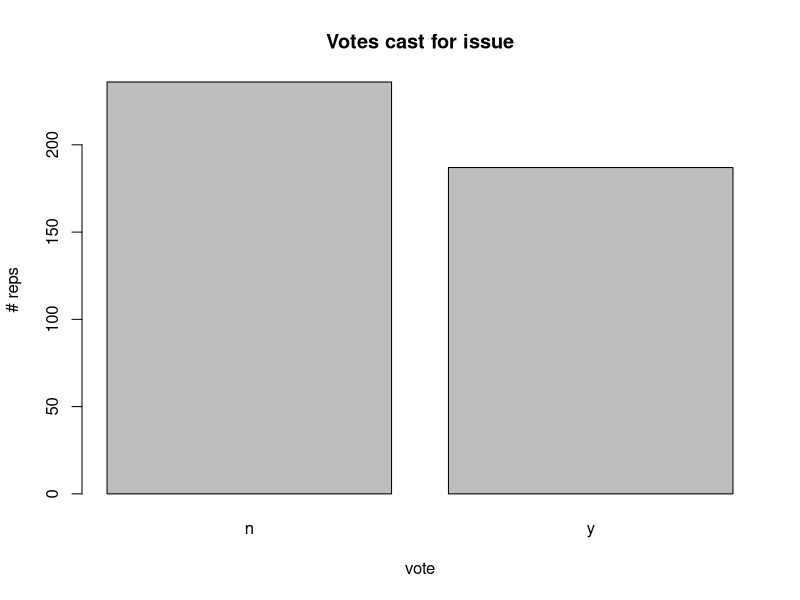
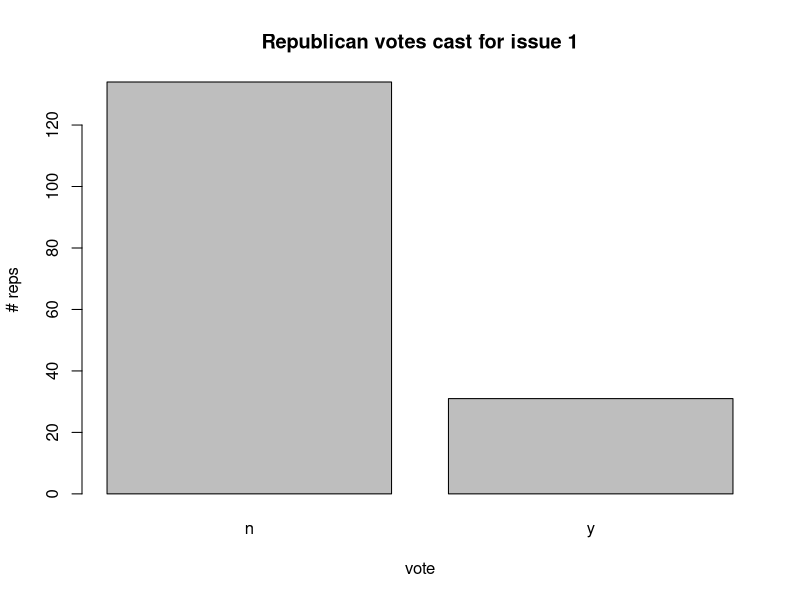
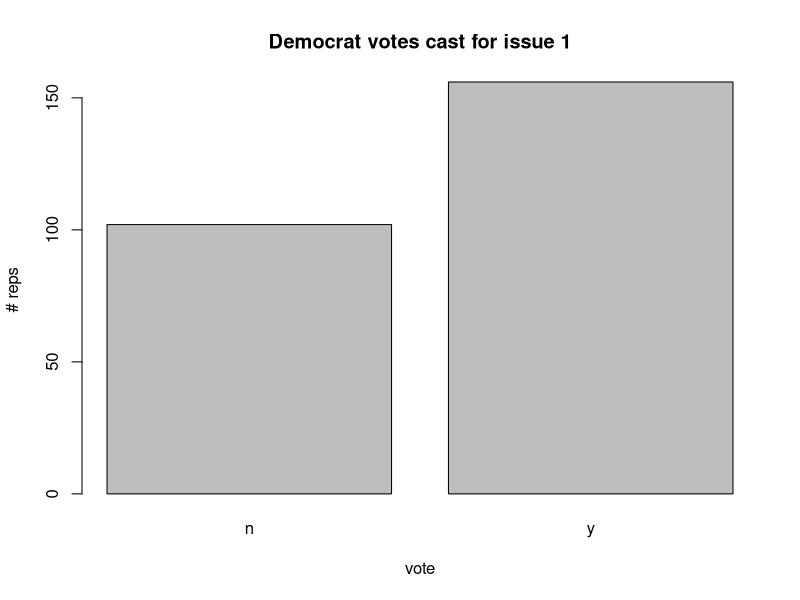

The R source for these figures, in order:
# Para este modelo vamos usar o mlbench (Machine Learning Benchmark Problems)

# Objetivo é prever os votos em republicanos e democratas (variável Class)

# Import
install.packages("mlbench")

library(mlbench)

# Carregando o dataset
?HouseVotes84

data("HouseVotes84")

View(HouseVotes84)

# Analise exploratória de dados

plot(as.factor(HouseVotes84[,2]))
title(main = "Votes cast for issue", xlab = "vote", ylab = "# reps")

plot(as.factor(HouseVotes84[HouseVotes84$Class == 'republican', 2]))
title(main = "Republican votes cast for issue 1", xlab = "vote", ylab = "# reps")

plot(as.factor(HouseVotes84[HouseVotes84$Class == 'democrat',2]))
title(main = "Democrat votes cast for issue 1", xlab = "vote", ylab = "# reps")

# Funções usadas para imputation
# Função que retorna o numeros de NA's por voto e classe (democrat or republican)
na_by_col_class <- function (col,cls){return(sum(is.na(HouseVotes84[,col]) & HouseVotes84$Class==cls))}

p_y_col_class <- function(col,cls){
  sum_y <- sum(HouseVotes84[,col] == 'y' & HouseVotes84$Class == cls, na.rm = TRUE)
  sum_n <- sum(HouseVotes84[,col] == 'n' & HouseVotes84$Class == cls, na.rm = TRUE)
  return(sum_y/(sum_y+sum_n))}

# Testando a função
p_y_col_class(2,'democrat')
p_y_col_class(2,'republican')
na_by_col_class(2,'democrat')
na_by_col_class(2,'republican')

# Impute missing values
for (i in 2:ncol(HouseVotes84)) {
  if(sum(is.na(HouseVotes84[,i])>0)) {
    c1 <- which(is.na(HouseVotes84[,i]) & HouseVotes84$Class == 'democrat',arr.ind = TRUE)
    c2 <- which(is.na(HouseVotes84[,i]) & HouseVotes84$Class == 'republican',arr.ind = TRUE)
    HouseVotes84[c1,i] <- ifelse(runif(na_by_col_class(i,'democrat'))<p_y_col_class(i,'democrat'),'y','n')
    HouseVotes84[c2,i] <- ifelse(runif(na_by_col_class(i,'republican'))<p_y_col_class(i,'republican'),'y','n')}
}

# Gerando dados de treino e dados de teste
HouseVotes84[,"train"] <- ifelse(runif(nrow(HouseVotes84)) < 0.80,1,0)
trainColNum <- grep("train",names(HouseVotes84))

# Gerando os dados de treino e de teste a partir da coluna de treino
trainHouseVotes84 <- HouseVotes84[HouseVotes84$train == 1, -trainColNum]
testHouseVotes84 <- HouseVotes84[HouseVotes84$train == 0, -trainColNum]

class(trainHouseVotes84)

# Invocando o método NaiveBayes
install.packages("e1071")
library(e1071)

trainModel <- naiveBayes(Class ~ ., data = trainHouseVotes84)

# Visualizando o resultado
trainModel
summary(trainModel)
str(trainModel)

# Previsões
nb_test_predict <- predict(trainModel, testHouseVotes84[,-1])

# Crie a Confusion matrix
table(pred = nb_test_predict, true = testHouseVotes84$Class)

# Média
mean(nb_test_predict == testHouseVotes84$Class)

# Função para executar o registrar todos os resultados do modelo
nb_multiple_runs <- function(train_fraction, n) {
  fraction_correct <- rep(NA,n)
  for (i in 1:n) {
    HouseVotes84[,"train"] <- ifelse(runif(nrow(HouseVotes84))<train_fraction,1,0)
    trainColNum <- grep("train", names(HouseVotes84))
    trainHouseVotes84 <- HouseVotes84[HouseVotes84$train == 1,-trainColNum]
    testHouseVotes84 <- HouseVotes84[HouseVotes84$train == 0,-trainColNum]
    nb_model <- naiveBayes(Class ~ ., data = trainHouseVotes84)
    nb_test_predict <- predict(nb_model, testHouseVotes84[,-1])
    fraction_correct[i] <- mean(nb_test_predict == testHouseVotes84$Class)
  }
  return(fraction_correct)
}

# Executando o modelo 20 vezes
fraction_correct_predictions <- nb_multiple_runs(0.8, 20)
fraction_correct_predictions

# Resumo dos resultados
summary(fraction_correct_predictions)

# Desvio padrão
sd(fraction_correct_predictions)



